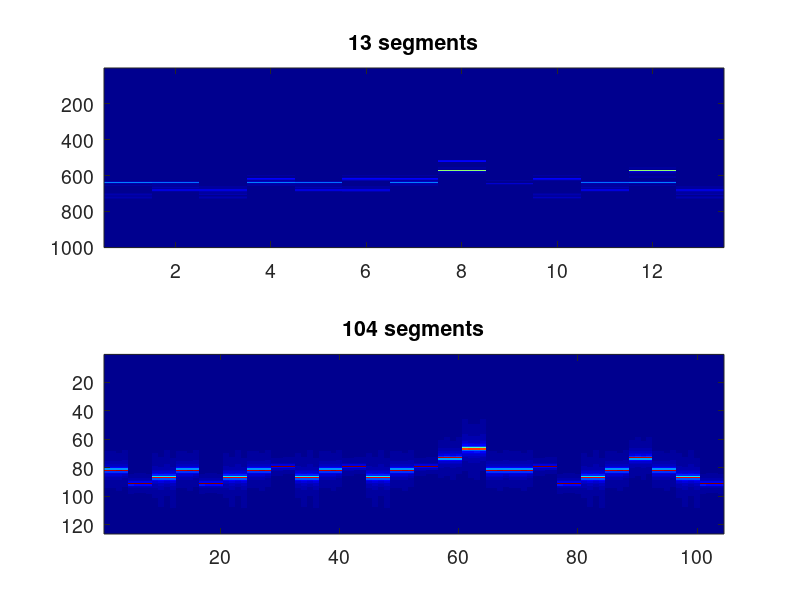

The MATLAB script that drew this image:
% file: e9_2_spectrogram2.m   
% Spectrogram of tonal version of 'The Victors', varying segmentations
clear; close all; set(0,'defaultAxesFontSize',14); set(0,'defaultLineLineWidth',1); 

load Ex94.mat;     % .mat file contains the sound samples in vector X, binary format
LX=length(X);      % LX = 78000 for Ex94.mat file, contains 9.5 sec of sound
S=8192;            % S = samples per second

N=13;L=floor(LX/N);       % subdividing samples into N=13 intervals of length L = 6000
XX=reshape(X(1:L*N),L,N); % reshape() changes 1-dimensional X vector to [L x N] 2-d matrix
FXX=abs(fft(XX));  % abs(fft(XX)).*fft(XX)) would be true spectrogram, but graph colors poorer
FXX=FXX(5*L/6:L,:);% zooms in vertical axis to a 1300 Hz range
figure,subplot(211),imagesc(FXX),title('13 segments') %displays image with scaled colors

N=104;L=floor(LX/N);      % subdividing samples into N=104 intervals of length L = 750
XX=reshape(X(1:L*N),L,N);  
FXX=abs(fft(XX));  % does separate FFT of each matrix column (each time interval)
FXX=FXX(5*L/6:L,:);
subplot(212),imagesc(FXX),colormap(jet),title('104 segments') 

soundsc(X,S)     % play the audio samples X to default audio output device
